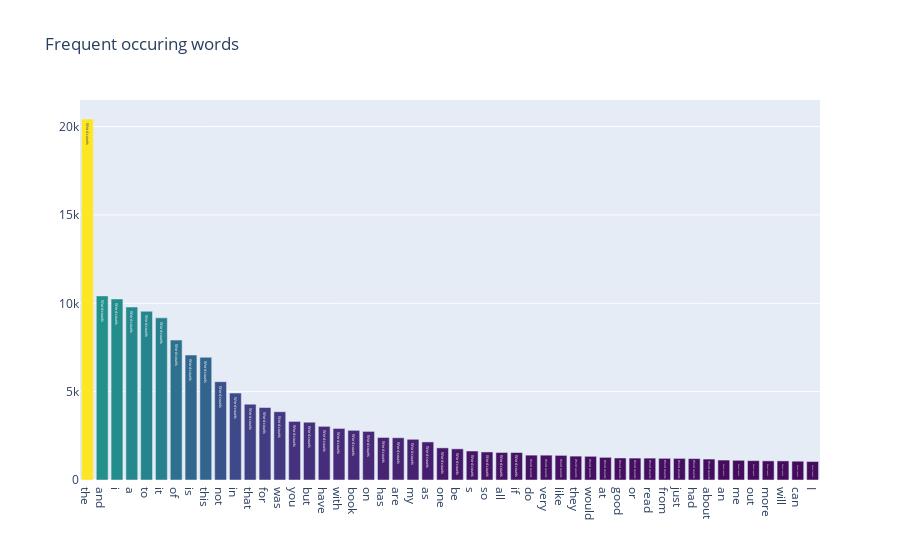

Notebook code cell kept with this figure:
### Code cell
#displaying the bar chart for each files
iplot(dataset_count_before_bar, filename='basic-bar')

### Figure 1 — Plotly figure (JSON) as saved in the notebook; plotly's stock layout.template omitted (floating-point values rounded to 4 significant figures)
{"data": [{"marker": {"color": [20431, 10420, 10247, 9789, 9550, 9177, 7919, 7071, 6947, 5565, 4920, 4293, 4102, 3866, 3316, 3270, 3037, 2918, 2811, 2751, 2407, 2392, 2304, 2155, 1819, 1764, 1641, 1587, 1558, 1556, 1407, 1405, 1393, 1352, 1341, 1283, 1246, 1240, 1239, 1226, 1222, 1210, 1185, 1129, 1115, 1095, 1083, 1081, 1064, 1047, 992, 985, 982, 972, 967, 963, 954, 931, 917, 909, 903, 888, 882, 880, 862, 821, 803, 782, 781, 762, 758, 752, 751, 729, 706, 698, 695, 693, 689, 684, 680, 662, 639, 637, 608, 602, 601, 591, 573, 572, 548, 534, 533, 513, 512, 507, 506, 504, 497, 483], "colorscale": [[0, "#440154"], [0.1111, "#482878"], [0.2222, "#3e4989"], [0.3333, "#31688e"], [0.4444, "#26828e"], [0.5556, "#1f9e89"], [0.6667, "#35b779"], [0.7778, "#6ece58"], [0.8889, "#b5de2b"], [1, "#fde725"]]}, "text": "Word counts", "type": "bar", "x": ["the", "and", "i", "a", "to", "it", "of", "is", "this", "not", "in", "that", "for", "was", "you", "but", "have", "with", "book", "on", "has", "are", "my", "as", "one", "be", "s", "so", "all", "if", "do", "very", "like", "they", "would", "at", "good", "or", "read", "from", "just", "had", "about", "an", "me", "out", "more", "will", "can", "I"], "y": [20431, 10420, 10247, 9789, 9550, 9177, 7919, 7071, 6947, 5565, 4920, 4293, 4102, 3866, 3316, 3270, 3037, 2918, 2811, 2751, 2407, 2392, 2304, 2155, 1819, 1764, 1641, 1587, 1558, 1556, 1407, 1405, 1393, 1352, 1341, 1283, 1246, 1240, 1239, 1226, 1222, 1210, 1185, 1129, 1115, 1095, 1083, 1081, 1064, 1047]}], "layout": {"title": {"text": "Frequent occuring words"}}}
